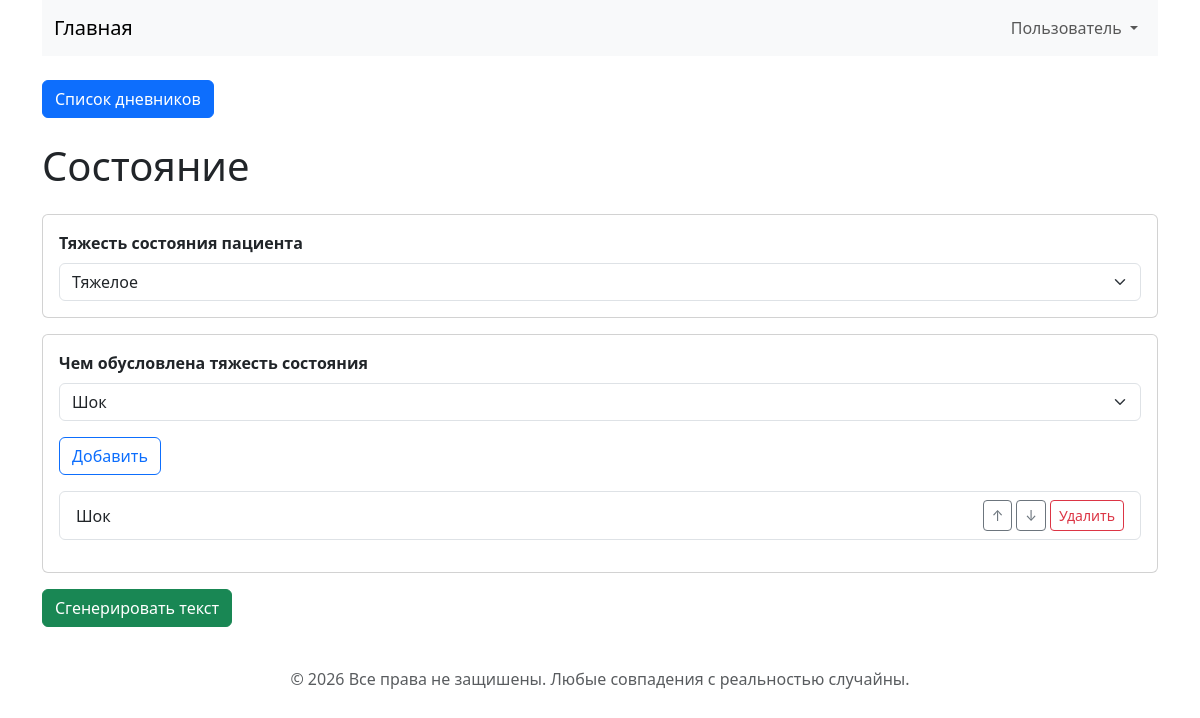
Screenshot of /diaries/1/categories/2/fill with the database file from the repository.
### app.py (models this page shows, shortened)
class Category(db.Model):
    __tablename__ = "category"
    id = db.Column(db.Integer, primary_key=True)
    name = db.Column(db.String(100), nullable=False)
    slug = db.Column(db.String(100), unique=True, nullable=False)
    order = db.Column(db.Integer, nullable=False)
    template = db.Column(db.Text, nullable=False)
    variables = db.relationship(
        "TemplateVariable",
        backref="category",
        cascade="all, delete-orphan",
    )

class TemplateVariable(db.Model):
    __tablename__ = "template_variable"
    id = db.Column(db.Integer, primary_key=True)
    category_id = db.Column(
        db.Integer,
        db.ForeignKey("category.id"),
        nullable=False,
    )
    name = db.Column(db.String(100), nullable=False, unique=False)
    label = db.Column(db.String(150), nullable=False)
    field_type = db.Column(db.String(30), nullable=False)
    required = db.Column(db.Boolean, default=False, nullable=False)
    options = db.relationship(
        "VariableOption",
        backref="variable",
        cascade="all, delete-orphan",
    )
    __table_args__ = (
        db.UniqueConstraint(
            "category_id",
            "name",
            name="unique_category_variable",
        ),
    )

class VariableOption(db.Model):
    __tablename__ = "variable_option"
    id = db.Column(db.Integer, primary_key=True)
    variable_id = db.Column(
        db.Integer,
        db.ForeignKey("template_variable.id"),
        nullable=False,
    )
    value = db.Column(db.String(255), nullable=False)
    output_value = db.Column(db.String(255), nullable=False)
    order = db.Column(db.Integer, nullable=False)

### app.py (the view, shortened to what this page needs)
@app.route(
    "/diaries/<int:diary_id>/categories/<int:category_id>/fill",
    methods=["GET", "POST"],
)
def fill_category(diary_id, category_id):
    diary = Diary.query.get_or_404(diary_id)
    category = Category.query.get_or_404(category_id)
    entry = DiaryEntry.query.filter_by(
        diary_id=diary.id,
        category_id=category.id,
    ).first()
    form_data = json.loads(entry.form_data) if entry and entry.form_data else {}
    values = {}
    errors = []
    generated_text = None
    variables = (
        TemplateVariable.query.filter_by(category_id=category.id)
        .order_by(TemplateVariable.id)
        .all()
    )
    purposes = TherapyPurpose.query.order_by(
        TherapyPurpose.order,
        TherapyPurpose.id,
    ).all()
    medications = TherapyMedication.query.order_by(
        TherapyMedication.name,
    ).all()
    return render_template(
        "fill_category.html",
        category=category,
        diary=diary,
        values=values,
        variables=variables,
        errors=errors,
        generated_text=generated_text,
        purposes=purposes,
        medications=medications,
        form_data=form_data,
    )

### templates/fill_category.html (shortened to what this page needs)
{% extends "base.html" %}
{% block content %}
<div class="container">
    <h1 class="mb-4">{{ category.name }}</h1>
    <form method="POST">
        {% if category.slug == "prescriptions" %}
            <div id="prescription-rows">
                <div class="prescription-row border rounded p-3 mb-3"
                     data-group-index="0">
                    <div class="mb-3">
                        <label class="form-label">Цель терапии</label>
                        <select name="purpose_id[0]"
                                class="form-select"
                                required>
                            <option value="">Выберите цель терапии</option>
                            {% for purpose in purposes %}
                                <option value="{{ purpose.id }}">
                                    {{ purpose.name }}
                                </option>
                            {% endfor %}
                        </select>
                    </div>
                    <div class="medications-container">
                        <label class="form-label">Препараты</label>
                        <div class="medication-row row g-2 mb-2">
                            <div class="col-md-6">
                                <select name="medication_id[0][]"
                                        class="form-select"
                                        required>
                                    <option value="">Выберите препарат</option>
                                    {% for medication in medications %}
                                        <option value="{{ medication.id }}">
                                            {{ medication.name }}
                                        </option>
                                    {% endfor %}
                                </select>
                            </div>
                            <div class="col-md-4">
                                <input
                                    type="text"
                                    name="dose[0][]"
                                    class="form-control"
                                    placeholder="Например: 500 мг"
                                    required
                                >
                            </div>
                            <div class="col-md-2">
                                <button
                                    type="button"
                                    class="btn btn-outline-danger remove-medication"
                                >
                                    Удалить
                                </button>
                            </div>
                        </div>
                    </div>
                    <button
                        type="button"
                        class="btn btn-outline-primary btn-sm mb-3 add-medication"
                    >
                        Добавить препарат
                    </button>
                    <hr>
                    <div class="mb-3">
                        <label class="form-label">Способ введения</label>
                        <select
                            name="administration_method[0]"
                            class="form-select"
                            required
                        >
                            <option value="">Выберите способ введения</option>
                            <option value="внутривенно">Внутривенно</option>
                            <option value="внутривенно капельно">
                                Внутривенно капельно
                            </option>
                            <option value="внутривенно, путём микроструйной перфузионной подачи">
                                Внутривенно, путём микроструйной перфузионной подачи
                            </option>
                            <option value="внутримышечно">Внутримышечно</option>
                            <option value="подкожно">Подкожно</option>
                            <option value="перорально">Перорально</option>
                            <option value="через назогастральный зонд">
                                Через назогастральный зонд
                            </option>
                            <option value="ингаляционно">Ингаляционно</option>
                            <option value="наружно">Наружно</option>
                        </select>
                    </div>
                    <div class="mb-3">
                        <label class="form-label">Кратность</label>
                        <select name="frequency[0]"
                                class="form-select"
                                required>
                            <option value="">Выберите кратность</option>
                            {% for number in range(1, 11) %}
                                <option value="{{ number }} р/д">
                                    {{ number }} р/д
                                </option>
                            {% endfor %}
                            <option value="непрерывно">
                                Непрерывно
                            </option>
                        </select>
                    </div>
                    <div class="mb-3">
                        <label class="form-label">
                            Дата начала
                            <span class="text-muted">
                                (необязательное поле)
                            </span>
                        </label>
                        <input
                            type="date"
                            name="start_date[0]"
                            class="form-control"
                        >
                    </div>
                    <button
                        type="button"
                        class="btn btn-outline-danger remove-prescription"
                    >
                        Удалить назначение
                    </button>
                </div>
            </div>
            <button
                type="button"
                id="add-prescription"
                class="btn btn-outline-primary mb-3"
            >
                Добавить назначение
            </button>
        {% else %}
            {% for variable in variables %}
                <div class="card mb-3">
                    <div class="card-body">
                        <label class="form-label fw-bold">
                            {{ variable.label }}
                        </label>
                        {% if variable.field_type == "select" %}
                            <select
                                class="form-select"
                                name="{{ variable.name }}"
                                {% if variable.required %}required{% endif %}
                            >
                                {% for option in variable.options|sort(attribute="order") %}
                                    <option
                                        value="{{ option.value }}"
                                        {% if form_data.get(variable.name, [''])[0] == option.value %}
                                            selected
                                        {% endif %}
                                    >
                                        {{ option.value }}
                                    </option>
                                {% endfor %}
                            </select>
                        {% elif variable.field_type == "multiselect" %}
                            <select
                                class="form-select mb-3"
                                id="select_{{ variable.name }}"
                            >
                                {% for option in variable.options|sort(attribute="order") %}
                                    <option value="{{ option.id }}">
                                        {{ option.value }}
                                    </option>
                                {% endfor %}
                            </select>
                            <button
                                type="button"
                                class="btn btn-outline-primary mb-3"
                                onclick="addOption('{{ variable.name }}')"
                            >
                                Добавить
                            </button>
                            <ul
                                class="list-group mb-3"
                                id="selected_{{ variable.name }}"
                            ></ul>
                        {% endif %}
                    </div>
                </div>
            {% endfor %}
        {% endif %}
        <button type="submit" class="btn btn-success">
            Сгенерировать текст
        </button>
    </form>
</div>
{% endblock content %}

### rows the page displays
Category: name "Состояние"
TemplateVariable: label "Тяжесть состояния пациента", condition "Тяжелое"
TemplateVariable: label "Чем обусловлена тяжесть состояния"

### other values shown
form field value "Шок"
